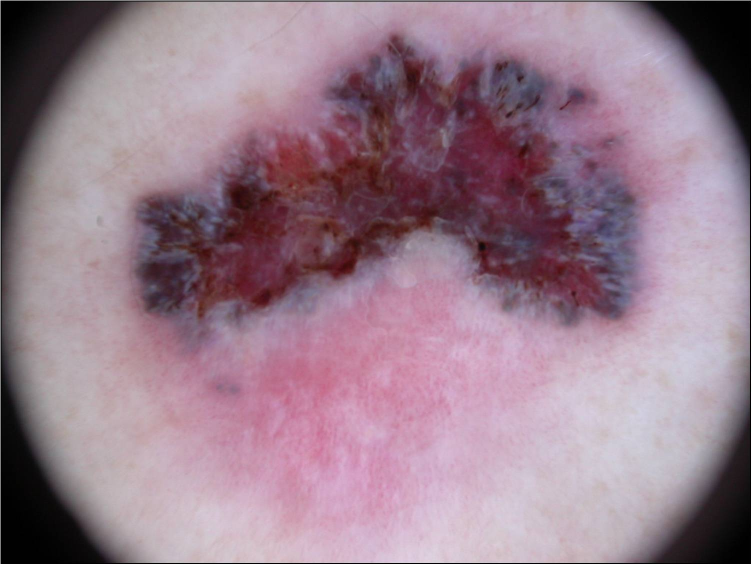
#> input picture images_test/img1.jpg, 1503 x 1129 px (shown at 1/2 size)
$ python study_color.py
#> lines starting #> are read from the running program, lines starting #| are printed output that depends on the picture
## color
#%% librairies
import numpy as np
import cv2
import matplotlib.pyplot as plt
from matplotlib.pyplot import *
import skimage
import skimage.io as skio

#%% image
#im =cv2.imread('images_test/img1.jpg',cv2.IMREAD_COLOR)
#im = cv2.cvtColor(im,cv2.COLOR_BGR2RGB)
#passer en  skimage
im = skio.imread('images_test/img1.jpg')
#> im is the input picture: shape (1129, 1503, 3); mean R, G, B 151.9, 125.2, 140.2


red,green,blue = cv2.split(im)
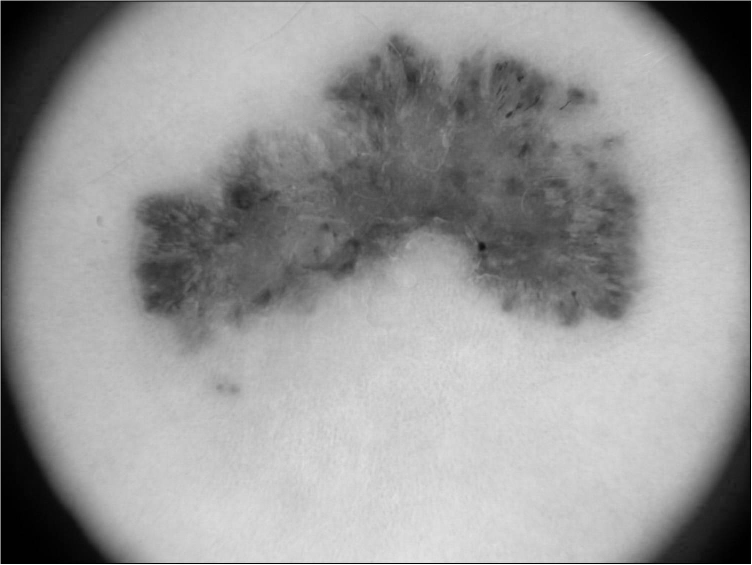
#> red: shape (1129, 1503) (shown at 1/2 size); min 0, max 255, mean 151.9
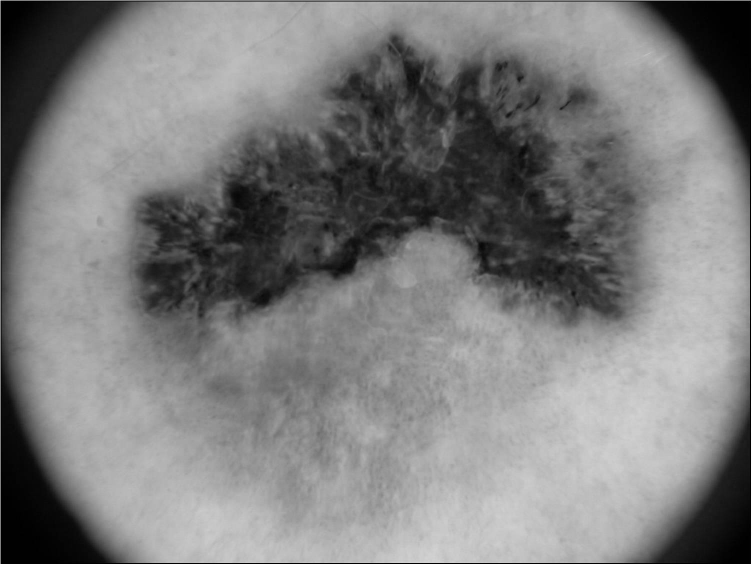
#> green: shape (1129, 1503) (shown at 1/2 size); min 0, max 255, mean 125.2
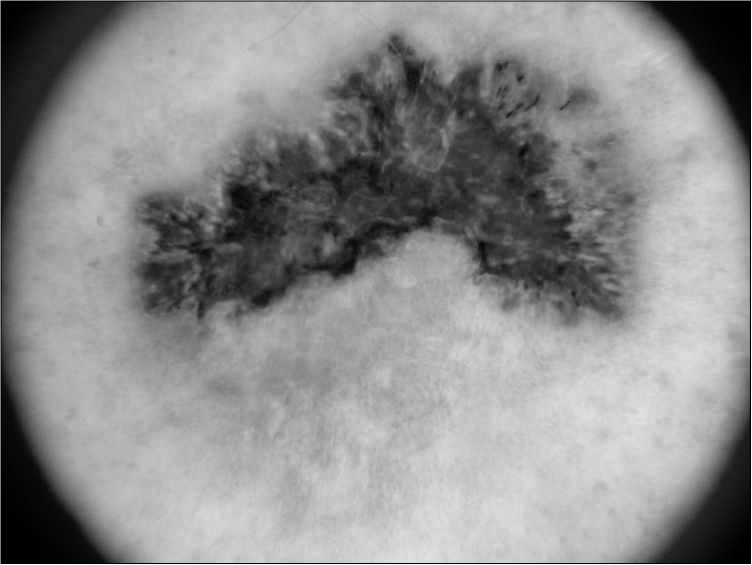
#> blue: shape (1129, 1503) (shown at 1/2 size); min 0, max 255, mean 140.2


plt.subplot(231)
imshow(red,cmap=cm.gray)
subplot(232)
imshow(green,cmap=cm.gray)
subplot(233)
imshow(blue,cmap=cm.gray)

image_nb = cv2.cvtColor(im, cv2.COLOR_RGB2GRAY )
subplot(234)
imshow(image_nb,cmap = cm.gray)
subplot(235)
imshow(im)


# %%
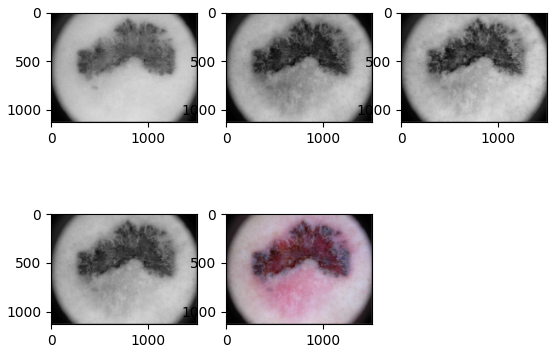
#> figure drawn by matplotlib, 5 panels

$ run again, with images_test/img10.jpg copied over images_test/img1.jpg
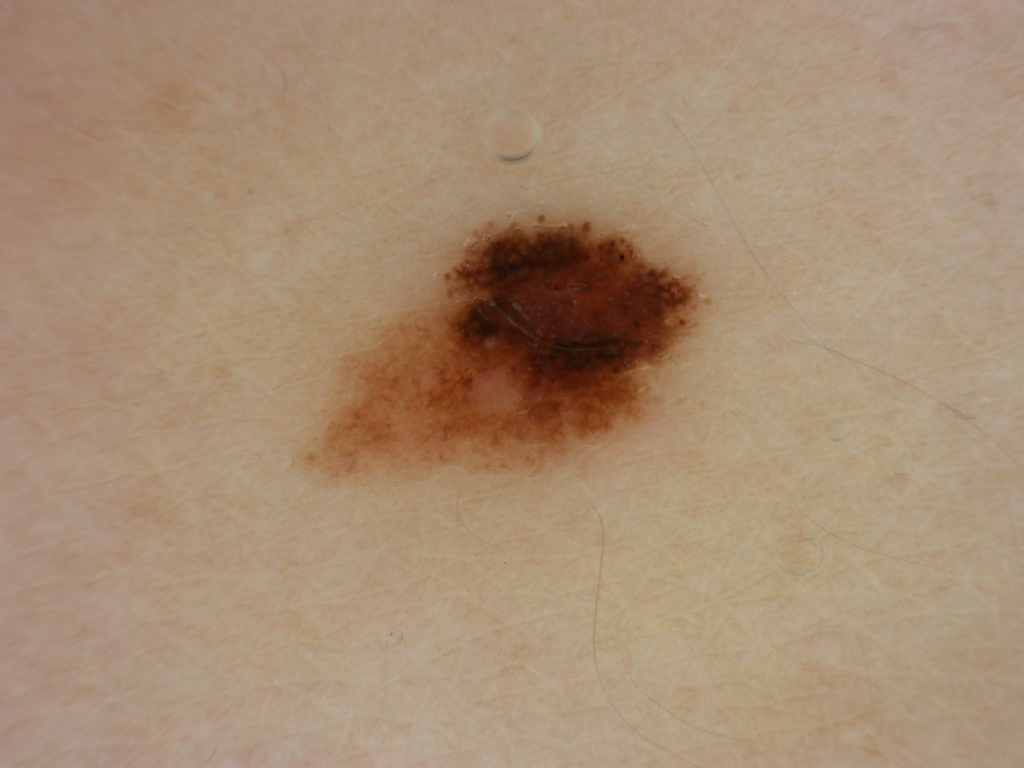
#> input picture images_test/img10.jpg, 2048 x 1536 px (shown at 1/2 size)
#> im is the input picture: shape (1536, 2048, 3); mean R, G, B 167.2, 141.3, 115.1
#> `red,green,blue = cv2.split(im)`:
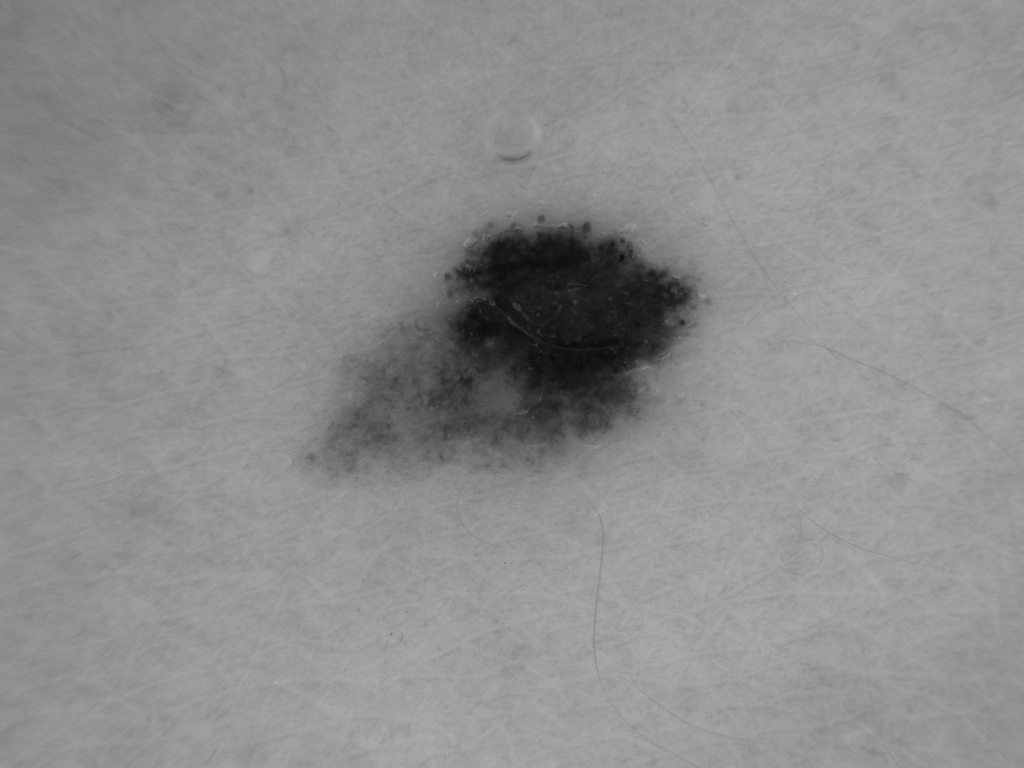
#> green: shape (1536, 2048) (shown at 1/2 size); min 5, max 203, mean 141.3
#> `red,green,blue = cv2.split(im)`:
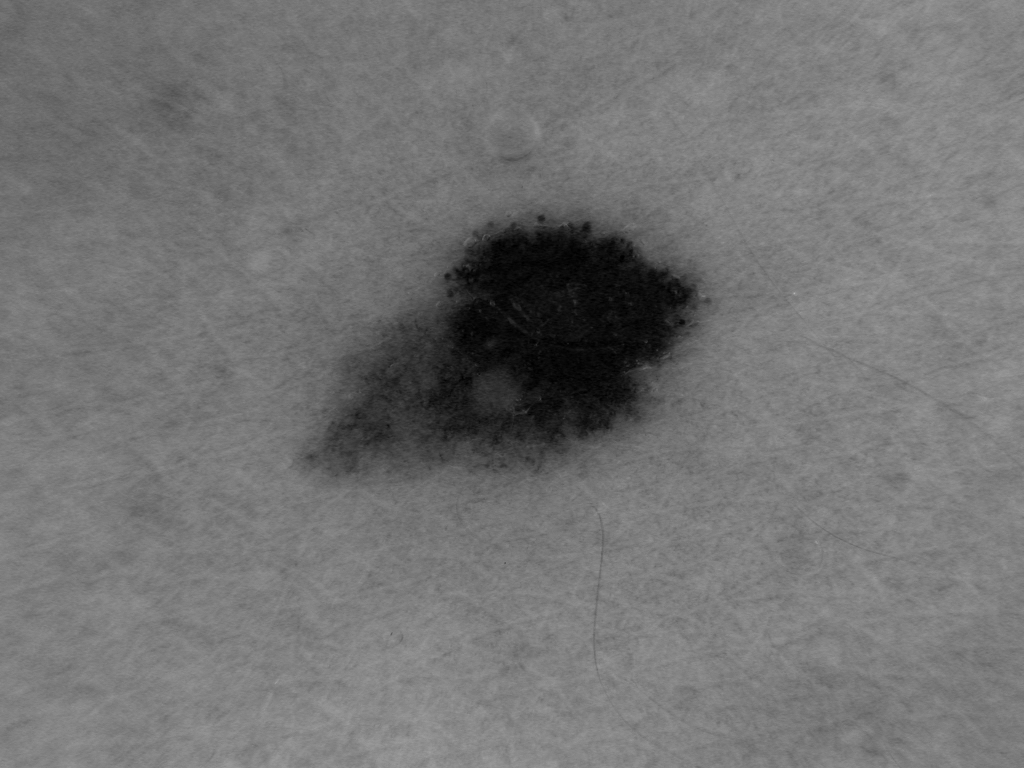
#> blue: shape (1536, 2048) (shown at 1/2 size); min 0, max 187, mean 115.1

$ run again, with images_test/img11.jpg copied over images_test/img1.jpg
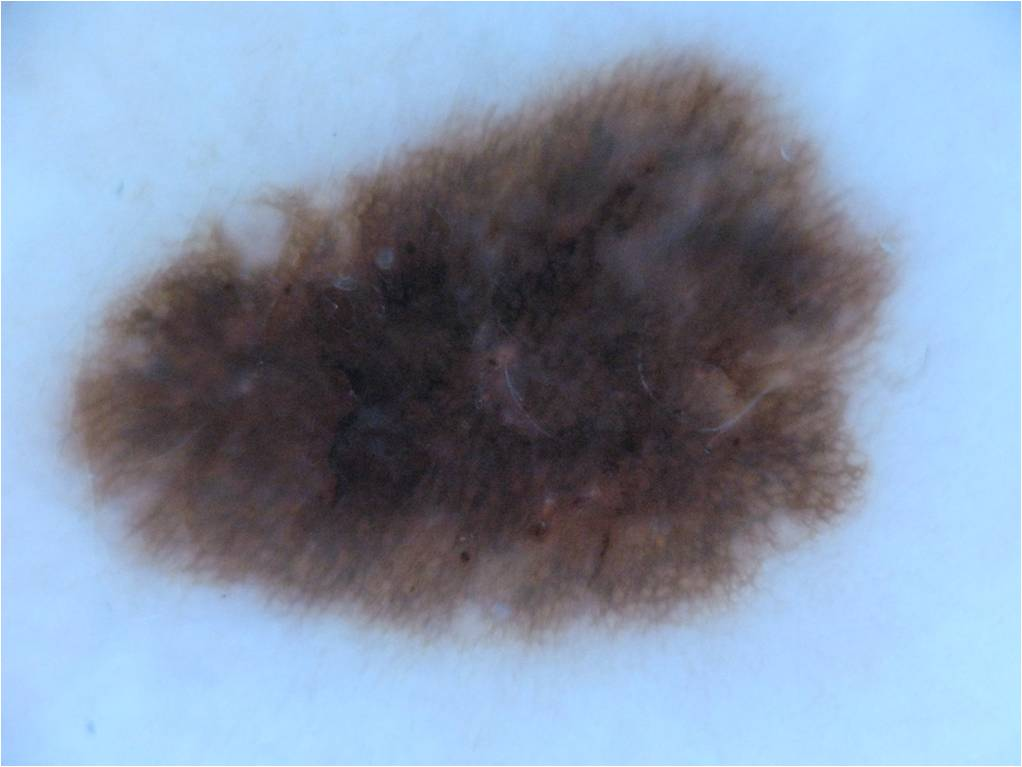
#> input picture images_test/img11.jpg, 1022 x 767 px
#> im is the input picture: shape (767, 1022, 3); mean R, G, B 131.9, 148.4, 170.7
#> `red,green,blue = cv2.split(im)`:
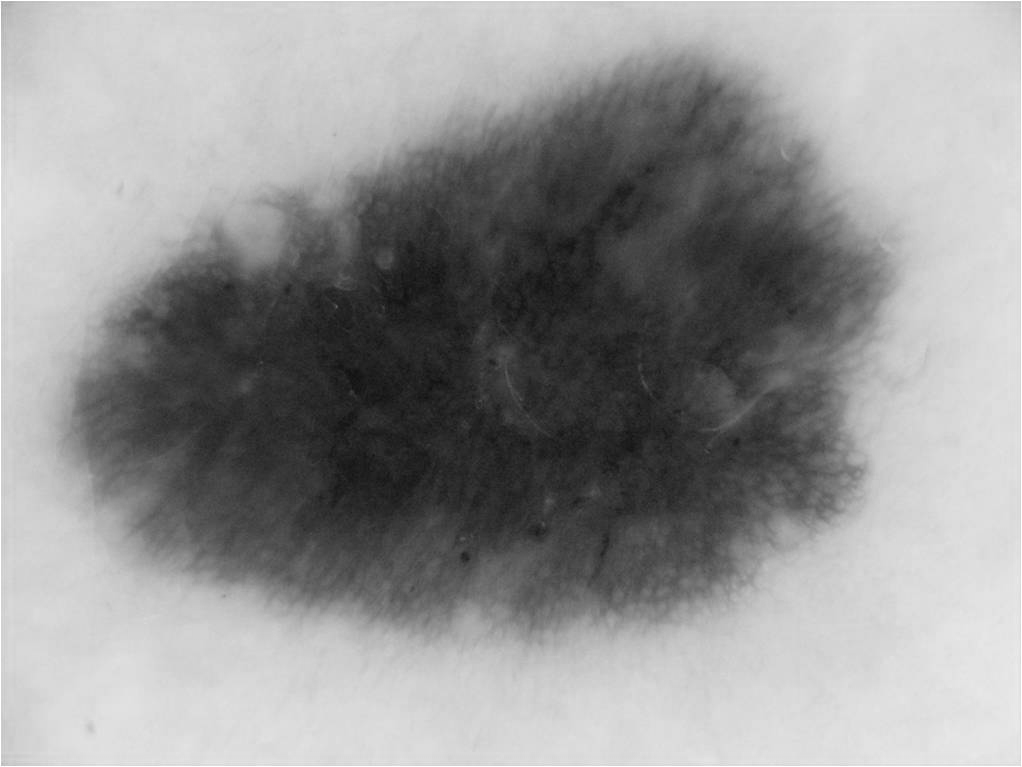
#> green: shape (767, 1022); min 16, max 255, mean 148.4
#> `red,green,blue = cv2.split(im)`:
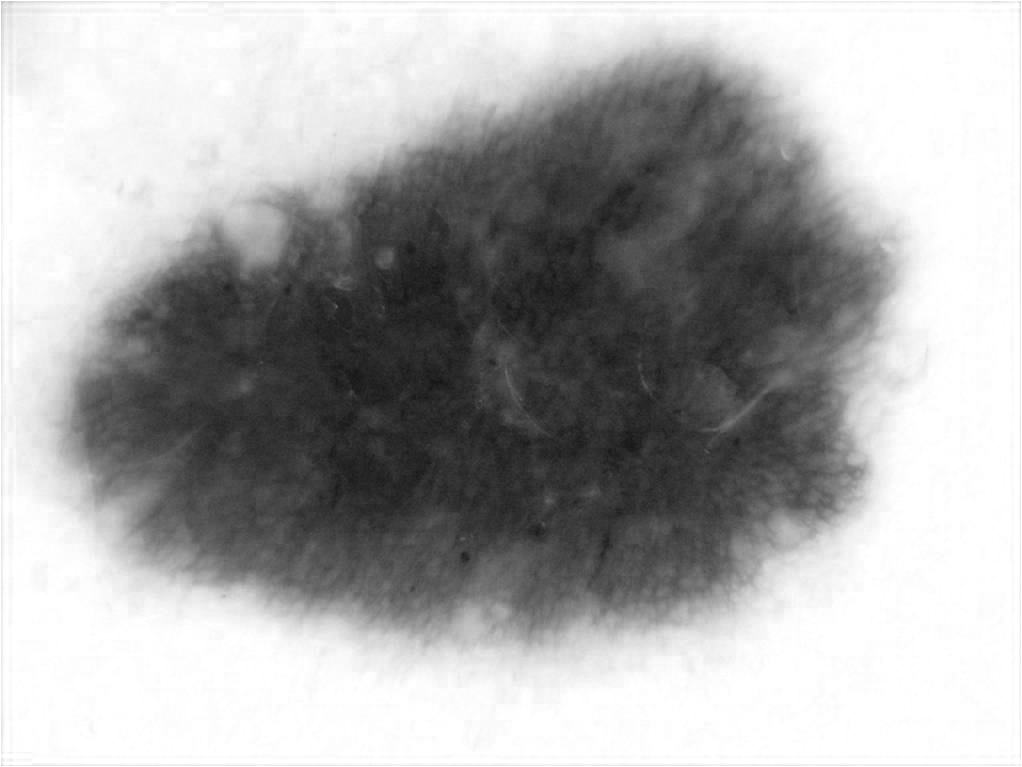
#> blue: shape (767, 1022); min 20, max 255, mean 170.7

$ run again, with images_test/img12.jpg copied over images_test/img1.jpg
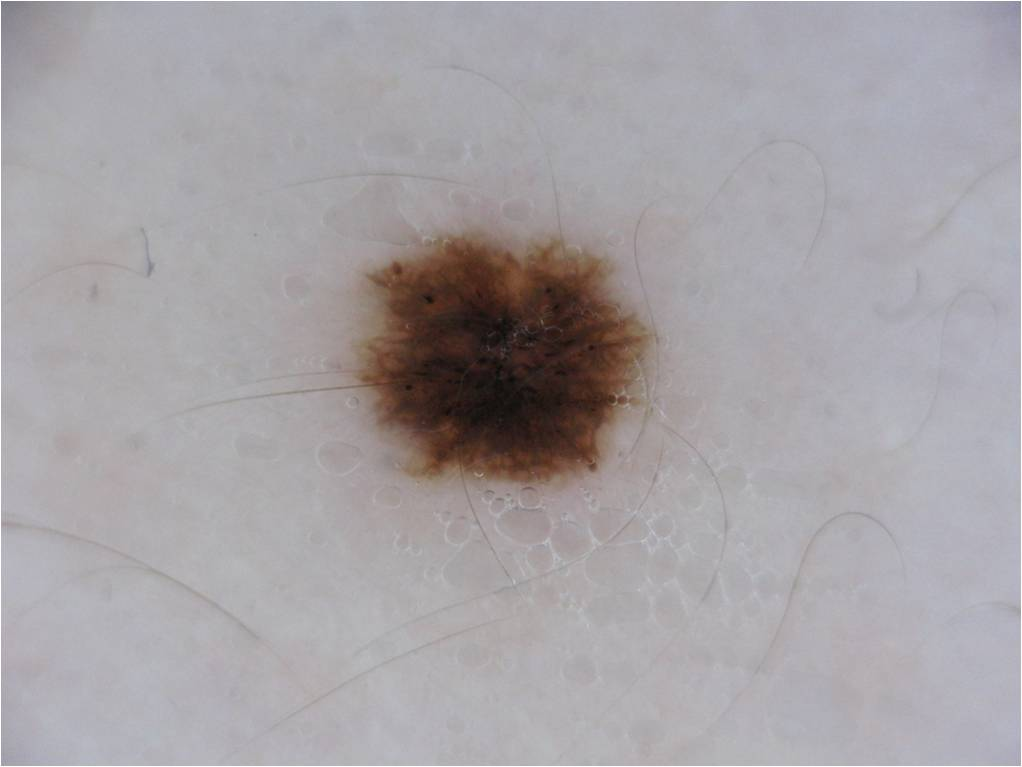
#> input picture images_test/img12.jpg, 1022 x 767 px
#> im is the input picture: shape (767, 1022, 3); mean R, G, B 166.3, 162.1, 165.7
#> `red,green,blue = cv2.split(im)`:
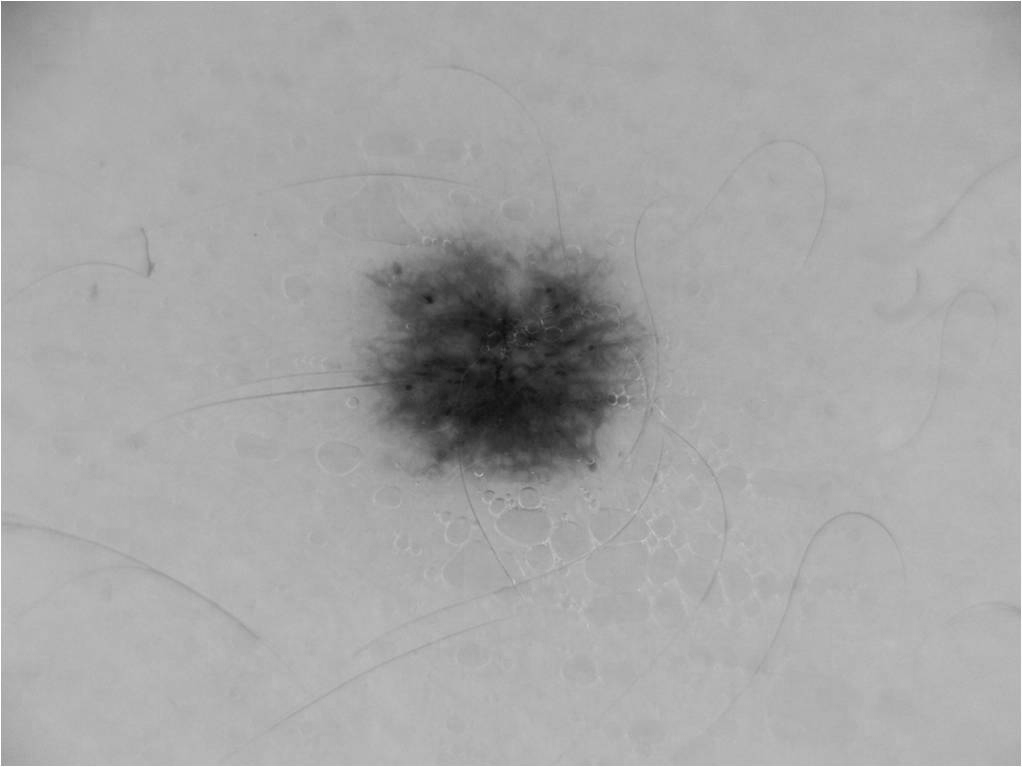
#> red: shape (767, 1022); min 13, max 255, mean 166.3
#> `red,green,blue = cv2.split(im)`:
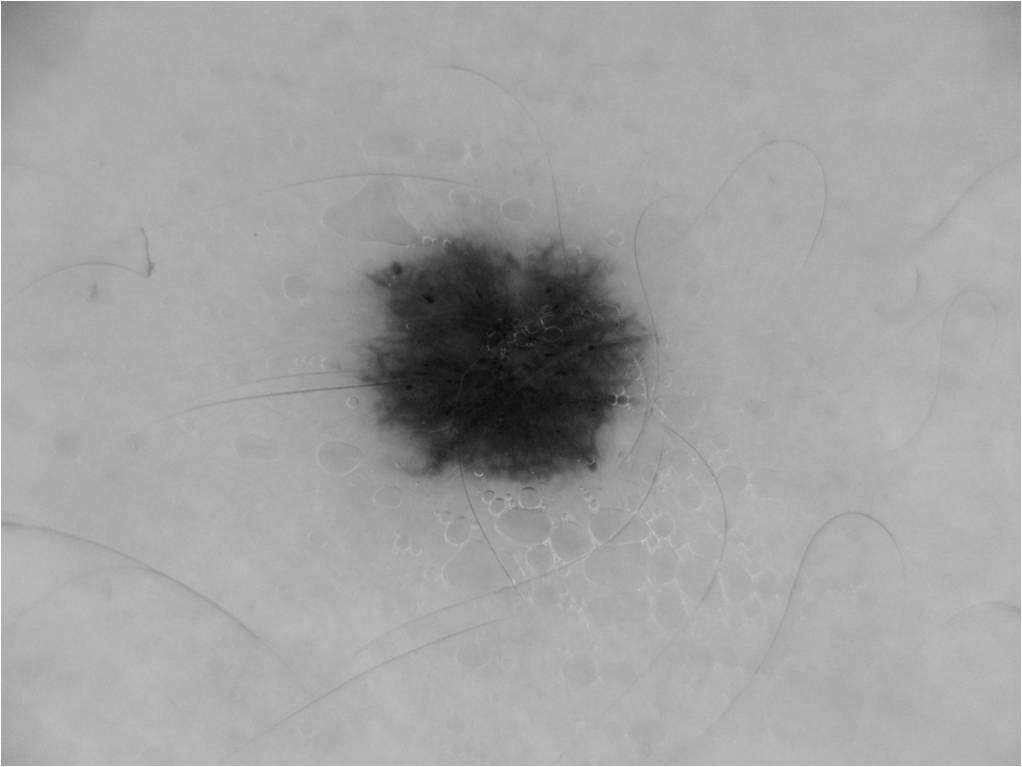
#> green: shape (767, 1022); min 10, max 255, mean 162.1
